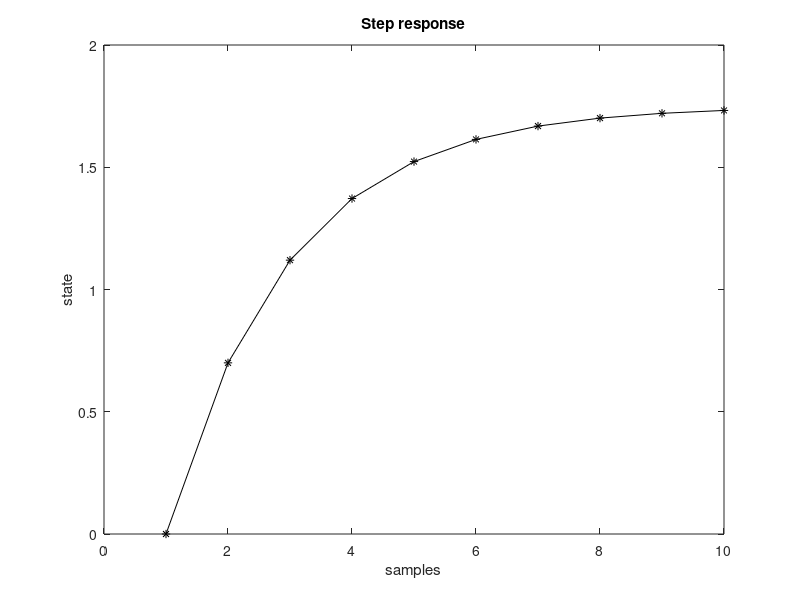

MATLAB code to generate this figure:
% Deterministic state evolution
%example of state dynamics model
% xn=0.6 xo + 0.7 u
%initial state
X0=0; 
Ns=10; %number of samples along time
X=zeros(1,Ns); %reserve space

u=1; %step input

X(1)=X0;
for nn=2:Ns,
   X(nn)=0.6*X(nn-1)+ 0.7 *u;
end;

figure(1)
plot(X,'k*-'); hold on;
xlabel('samples'); ylabel('state');
title('Step response');
